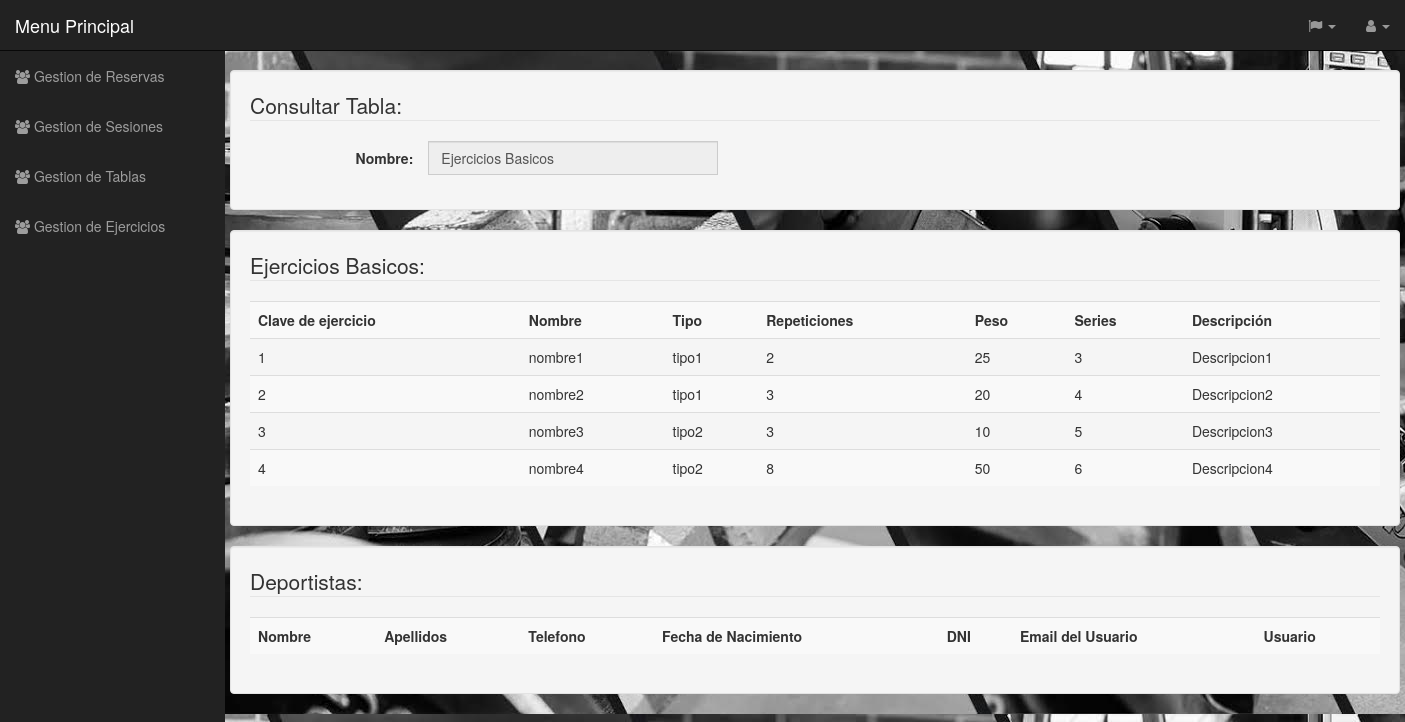
The app's page /Controlador/TABLA_Controller.php?accion=Consultar&id_Tabla=1, older data.
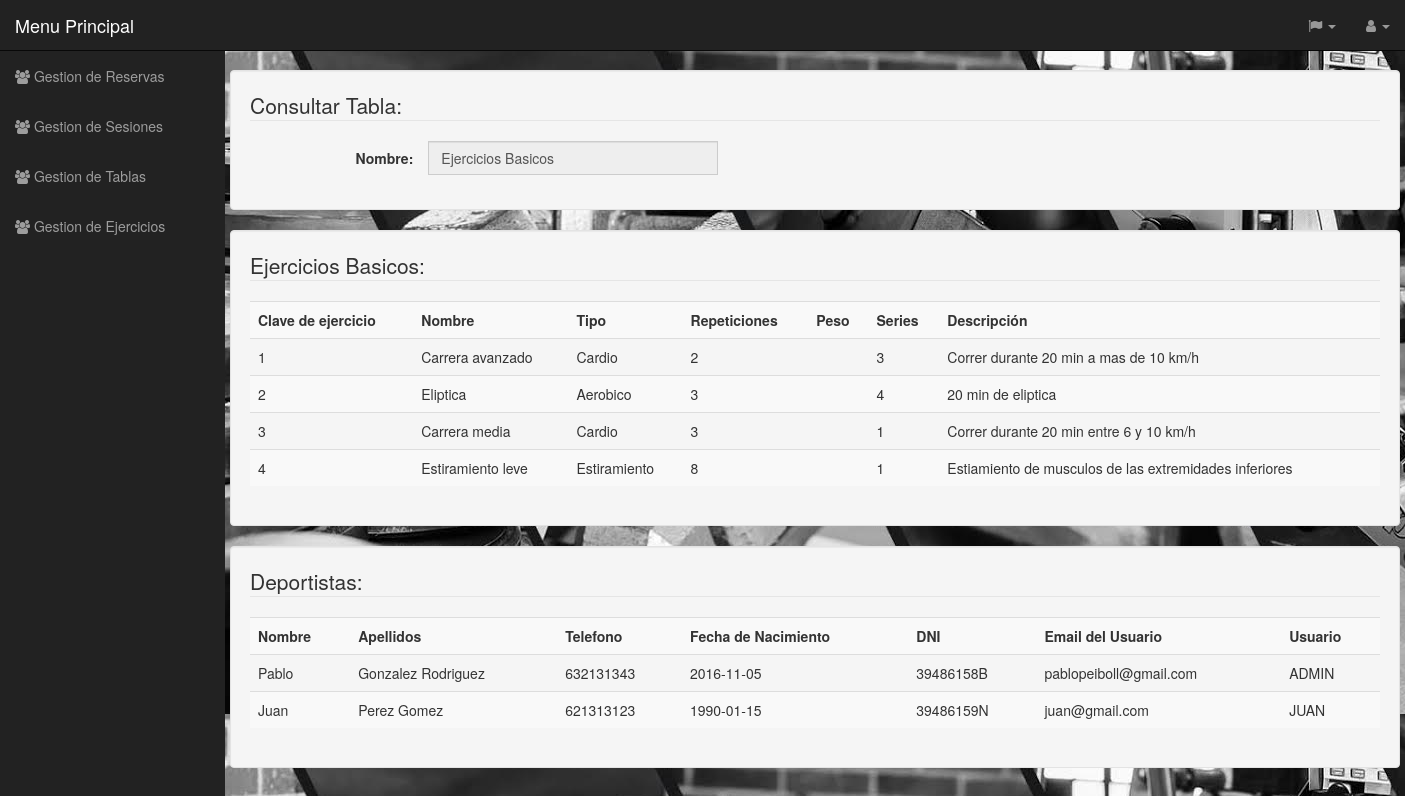
The same page, newer data.
### tables this page shows
CREATE TABLE Tabla_contiene_ejercicios (
  Tabla_id_Tabla int(11) NOT NULL,
  Ejercicio_id_Ejercicio int(11) NOT NULL,
  PRIMARY KEY (Tabla_id_Tabla,Ejercicio_id_Ejercicio),
  KEY fk_Tabla_has_Ejercicio_Ejercicio1_idx (Ejercicio_id_Ejercicio),
  KEY fk_Tabla_has_Ejercicio_Tabla1_idx (Tabla_id_Tabla),
  CONSTRAINT fk_Tabla_has_Ejercicio_Ejercicio1 FOREIGN KEY (Ejercicio_id_Ejercicio) REFERENCES Ejercicio (id_Ejercicio) ON DELETE CASCADE ON UPDATE CASCADE,
  CONSTRAINT fk_Tabla_has_Ejercicio_Tabla1 FOREIGN KEY (Tabla_id_Tabla) REFERENCES Tabla (id_Tabla) ON DELETE CASCADE ON UPDATE CASCADE
);

CREATE TABLE Ejercicio (
  id_Ejercicio int(11) NOT NULL,
  Tipo varchar(45) NOT NULL,
  Nombre varchar(45) NOT NULL,
  Tiempo time DEFAULT NULL,
  Repeticiones int(11) DEFAULT NULL,
  Peso int(11) DEFAULT NULL,
  Series int(11) DEFAULT NULL,
  Descripcion varchar(100) DEFAULT NULL,
  PRIMARY KEY (id_Ejercicio)
);

CREATE TABLE IF NOT EXISTS `Tabla_Deportista` ( 
  `Tabla` int(11) NOT NULL, 
  `Deportista` varchar(10) NOT NULL 
);

CREATE TABLE Deportista (
  Usuario varchar(12) NOT NULL,
  `Password` varchar(128) NOT NULL,
  Nombre varchar(45) NOT NULL,
  Apellidos varchar(45) NOT NULL,
  FOTO varchar(100) DEFAULT NULL,
  DNI varchar(10) NOT NULL,
  Email varchar(45) NOT NULL,
  FechaNac date NOT NULL,
  Telefono int(11) NOT NULL,
  Tipo enum('TDU','PEF') DEFAULT NULL,
  PRIMARY KEY (DNI)
);

### Controlador/TABLA_Controller.php (called while the page is built, shortened)
<?php
include '../Modelos/TABLA_Modelo.php';
include '../Vistas/TABLA_Show_Vista.php';
include '../Vistas/TABLA_Consultar_Vista.php';
	Switch ($_REQUEST['accion']){
			case 'Consultar':
			if (!isset($_REQUEST['Nombre'])){
				$tabla = new TABLA_Modelo($_REQUEST['id_Tabla'],"");
				$valores = $tabla->RellenaDatos();
				$ejercicios = $tabla->ListarEjercicios();
                $usuarios = $tabla->ListarUsuarios();
				new TABLA_Consultar($valores,$ejercicios,$usuarios, 'TABLA_Controller.php');
			}
			else{
				$tabla = get_data_form();
				$ejercicios = $tabla->ListarEjercicios();
                $usuarios = $tabla->ListarUsuarios();
				new TABLA_Consultar($respuesta,$ejercicios,$usuarios, 'TABLA_Controller.php');
			}
				break;
	}
?>

### Funciones/cargadodedatos.php (called while the page is built, shortened)
<?php
             include('../plantilla/cabecera.php');
        include("../Funciones/comprobaridioma.php");
        $clases=new comprobacion();
        $idiom=$clases->comprobaridioma($idioma);
?>

### Idiomas/idiomas.php (called while the page is built, shortened)
<?php
class idiomas{
	function español(){
return $arrays;
}
}
?>

### Funciones/comprobaridioma.php (called while the page is built)
<?php
class comprobacion{
function comprobaridioma($idioma){
if (isset($_SESSION['idioma'])){
    if($_SESSION['idioma']=="español"){
        $idiom=$idioma->español();
    }elseif($_SESSION['idioma']=="gallego"){
        $idiom=$idioma->gallego();
    }elseif($_SESSION['idioma']=="ingles"){
       $idiom=$idioma->ingles();
    }
}else{
    $idiom=$idioma->español();
}
return $idiom;
}
}

### Modelos/TABLA_Modelo.php (called while the page is built, shortened)
<?php
class TABLA_Modelo
{
	var $id_Tabla;
    var $mysqli;
function __construct($id_Tabla,$nombre,$arrayE = null, $arrayU = null){
	$this->id_Tabla = $id_Tabla;
}
function ConectarBD(){
	include "../DataBase/datos_BD.php";
    $this->mysqli = new mysqli($host,$user,$pass,$name);
}
function ListarEjercicios(){
	$sql ="SELECT * FROM Tabla_contiene_ejercicios, Ejercicio WHERE Ejercicio_id_Ejercicio = id_Ejercicio AND Tabla_id_Tabla = {$this->id_Tabla}";
	if($result = $this->mysqli->query($sql)){
		if($result->num_rows <= 0){
			$result = "Tabla vacia";
		}
	}
	else {
		$result = "Error en la consulta";
	}
	return $result;
}
function ListarUsuarios(){
    $sql ="SELECT * FROM Tabla_Deportista, Deportista WHERE Deportista = DNI AND DNI != 'default' AND Tabla = {$this->id_Tabla}";
    if($result = $this->mysqli->query($sql)){
        if($result->num_rows <= 0){
            $result = "Tabla vacia";
        }
    }
    else {
        $result = "Error en la consulta";
    }
    return $result;
}
}
?>

### DataBase/datos_BD.php (called while the page is built)
<?php
    $host = "localhost";
    $user = "root";
    $pass = "iu";
    $name = "Gimnasio_BD";
 ?>

### Vistas/TABLA_Consultar_Vista.php (the view, shortened to what the changed rows need)
<?php
class TABLA_Consultar{
function __construct($array,$arrayE,$users,$volver){
	$this->ejercicios = $arrayE;
    $this->usuarios = $users;
   include("../Idiomas/idiomas.php");
    $idioma=new idiomas();
    include("../Funciones/cargadodedatos.php");
    $this->idiom=$idiom;
    $this->render();
}
function render(){
?><br>
    <div class="container well">
        <div class="row">
            <div class="col-xs-12">
                <table class="table table-striped">
                    <tr>
                        <th><?=$this->idiom['id_Ejercicio']?></th>
                        <th><?=$this->idiom['Nombre']?></th>
                        <th><?=$this->idiom['Tipo']?></th>
                        <th><?=$this->idiom['Repeticiones']?></th>
                        <th><?=$this->idiom['Peso']?></th>
                        <th><?=$this->idiom['Series']?></th>
                        <th><?=$this->idiom['Descripcion']?></th>
                    </tr>
                    <?php  if($this->ejercicios != "Tabla vacia")foreach ($this->ejercicios  as $ejercicio){  ?>
                        <tr>
                            <td><?=$ejercicio['id_Ejercicio']?></td>
                            <td><?=$ejercicio['Nombre']?></td>
                            <td><?=$ejercicio['Tipo']?></td>
                            <td><?=$ejercicio['Repeticiones']?></td>
                            <td><?=$ejercicio['Peso']?></td>
                            <td><?=$ejercicio['Series']?></td>
                            <td><?=$ejercicio['Descripcion']?></td>
                        </tr>
                    <?php }?>
                </table>
            </div>
        </div>
    </div>
    <div class="container well">
        <div class="row">
            <div class="col-xs-12">
                <table class="table table-striped">
                    <tr>
                        <th><?=$this->idiom['Nombre']?></th>
                        <th><?=$this->idiom['Apellidos']?></th>
                        <th><?=$this->idiom['Telefono']?></th>
                        <th><?=$this->idiom['FechaNac']?></th>
                        <th><?=$this->idiom['DNI']?></th>
                        <th><?=$this->idiom['email']?></th>
                        <th><?=$this->idiom['Usuario']?></th>
                    </tr>
                    <?php  if($this->usuarios != "Tabla vacia") foreach ($this->usuarios  as $usuario){  ?>
                        <tr>
                            <td><?=$usuario['Nombre']?></td>
                            <td><?=$usuario['Apellidos']?></td>
                            <td><?=$usuario['Telefono']?></td>
                            <td><?=$usuario['FechaNac']?></td>
                            <td><?=$usuario['DNI']?></td>
                            <td><?=$usuario['Email']?></td>
                            <td><?=$usuario['Usuario']?></td>
                        </tr>
                    <?php }?>
                </table>
            </div>
        </div>
    </div>
<?php
}
}
?>

Row changes from the older to the newer data that the page shows:
changed through a linked row, tabla_contiene_ejercicios: Ejercicio_id_Ejercicio.Nombre "nombre1" → "Carrera avanzado"; Ejercicio_id_Ejercicio.Tipo "tipo1" → "Cardio"; Ejercicio_id_Ejercicio.Descripcion "Descripcion1" → "Correr durante 20 min a mas de 10 km/h"; Ejercicio_id_Ejercicio.Peso "25" → (not shown)
changed through a linked row, tabla_contiene_ejercicios: Ejercicio_id_Ejercicio.Nombre "nombre2" → "Eliptica"; Ejercicio_id_Ejercicio.Tipo "tipo1" → "Aerobico"; Ejercicio_id_Ejercicio.Descripcion "Descripcion2" → "20 min de eliptica"; Ejercicio_id_Ejercicio.Peso "20" → (not shown)
changed through a linked row, tabla_contiene_ejercicios: Ejercicio_id_Ejercicio.Nombre "nombre3" → "Carrera media"; Ejercicio_id_Ejercicio.Tipo "tipo2" → "Cardio"; Ejercicio_id_Ejercicio.Series "5" → "1"; Ejercicio_id_Ejercicio.Descripcion "Descripcion3" → "Correr durante 20 min entre 6 y 10 km/h"; Ejercicio_id_Ejercicio.Peso "10" → (not shown)
changed through a linked row, tabla_contiene_ejercicios: Ejercicio_id_Ejercicio.Nombre "nombre4" → "Estiramiento leve"; Ejercicio_id_Ejercicio.Tipo "tipo2" → "Estiramiento"; Ejercicio_id_Ejercicio.Series "6" → "1"; Ejercicio_id_Ejercicio.Descripcion "Descripcion4" → "Estiamiento de musculos de las extremidades inferiores"; Ejercicio_id_Ejercicio.Peso "50" → (not shown)
added tabla_deportista: deportista.Nombre "Pablo", deportista.Apellidos "Gonzalez Rodriguez", deportista.Telefono "632131343", deportista.FechaNac "2016-11-05", deportista.DNI "39486158B", deportista.Email "pablopeiboll@gmail.com", deportista.Usuario "ADMIN"
added tabla_deportista: deportista.Nombre "Juan", deportista.Apellidos "Perez Gomez", deportista.Telefono "621313123", deportista.FechaNac "1990-01-15", deportista.DNI "39486159N", deportista.Email "juan@gmail.com", deportista.Usuario "JUAN"
